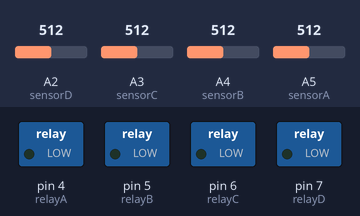
A sketch run on a simulated Arduino Uno, built with avr-gcc and run on an emulated ATmega328P. Parts: switched loads named in the sketch (green lamp = pin HIGH). Dashed ring = blinking. The inputs (shaded band) are chosen by the test bench; at power-on: A5 (sensorA) = 512, A4 (sensorB) = 512, A3 (sensorC) = 512, A2 (sensorD) = 512.

Above: at 1.27 s.
1.3 s: A5 (sensorA) set to 683
4.3 s: A5 (sensorA) set to 711
At 5.0 s:
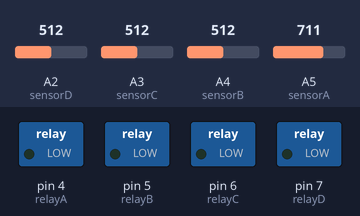
7.3 s: A4 (sensorB) set to 687
10.3 s: A4 (sensorB) set to 715
At 11.4 s:
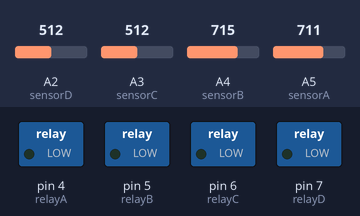
13.3 s: A3 (sensorC) set to 684
16.3 s: A3 (sensorC) set to 715
At 17.2 s:
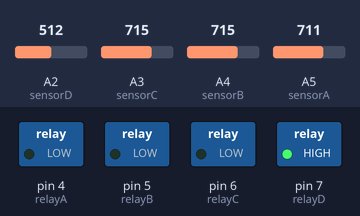
Timing chart, 0 to 20.3 s (numbered marks = the images above; inputs shaded):
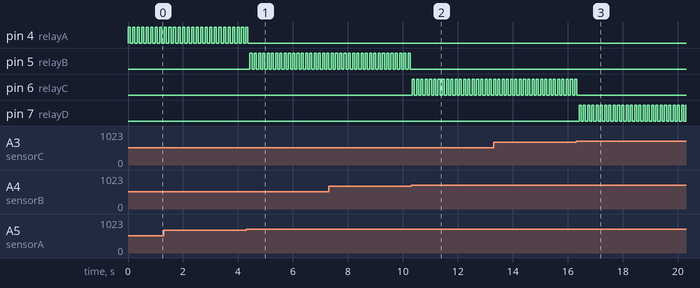

The sketch:

PianoTiles.ino
```cpp
/*
  Piano Tiles
  Original Code: https://goo.gl/rhbfPM
  Rewritten by Chris Nethercott / ThorinDev
*/

// Relays
const int relayA = 4;
const int relayB = 5;
const int relayC = 6;
const int relayD = 7;

// Light Sensors
const int sensorA = A5;
const int sensorB = A4;
const int sensorC = A3;
const int sensorD = A2;

// Light Sensors States
int sensorAState;
int sensorBState;
int sensorCState;
int sensorDState;

int delay1;
int delay2;
int count;

void setup() {
  pinMode(relayA, OUTPUT);
  pinMode(relayB, OUTPUT);
  pinMode(relayC, OUTPUT);
  pinMode(relayD, OUTPUT);

  digitalWrite(relayA, LOW);
  digitalWrite(relayB, LOW);
  digitalWrite(relayC, LOW);
  digitalWrite(relayD, LOW);

  delay1 = 80;
  delay2 = 75;
  count = 0;
}

void loop() {

  sensorAState = analogRead(sensorA);
  sensorBState = analogRead(sensorB);
  sensorCState = analogRead(sensorC);
  sensorDState = analogRead(sensorD);

  count = count +1;

  if(count==25) {
    delay1 = 70;
    delay2 = 75;
  }

  if(sensorAState < 700) {
    digitalWrite(relayA, HIGH);
    delay(delay2);
    digitalWrite(relayA, LOW);
    delay(delay1);
  }

  else if(sensorBState < 700) {
    digitalWrite(5, HIGH);
    delay(delay2);
    digitalWrite(5, LOW);
    delay(delay1);
  }

  else if(sensorCState < 700) {
    digitalWrite(6, HIGH);
    delay(delay2);
    digitalWrite(6, LOW);
    delay(delay1);
  }

  else if(sensorDState < 700) {
    digitalWrite(7, HIGH);
    delay(delay2);
    digitalWrite(7, LOW);
    delay(delay1);
  }
  delay(10);
}
```

Measured:
- the behaviour switches between 699 and 700 on A5 (sensorA) (found by bisection; images 0 and 1)
- the behaviour switches between 699 and 700 on A4 (sensorB) (found by bisection; images 1 and 2)
- the behaviour switches between 699 and 700 on A3 (sensorC) (found by bisection; images 2 and 3)
- after the input at 4.3 s, pin 4 (relayA): goes on until 4.4 s, then stays LOW; pin 5 (relayB): alternates HIGH for 0.08 s and LOW for 0.08 s, starting after 0.14 s
- after the input at 10.3 s, pin 5 (relayB): stops changing and stays LOW; pin 6 (relayC): alternates HIGH for 0.08 s and LOW for 0.08 s, starting at once
- after the input at 16.3 s, pin 6 (relayC): goes on until 16.3 s, then stays LOW; pin 7 (relayD): alternates HIGH for 0.08 s and LOW for 0.08 s, starting after 0.11 s
- by itself, pin 4 (relayA): alternates HIGH for 0.08 s and LOW for 0.09 s
